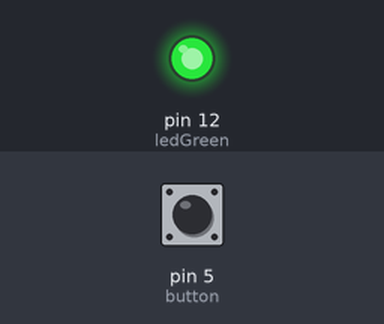
A sketch run on a simulated Arduino Uno, built with avr-gcc and run on an emulated ATmega328P. Parts: output pins drawn as LEDs (lit = HIGH). Inputs (shaded band) come from the test bench; at power-on: pin 5 (button) HIGH.

Above: at 1.2 s.
1.3 s: pin 5 (button) pulled LOW for 0.15 s
At 1.4 s:
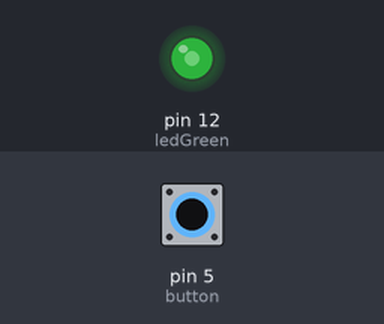
3.0 s: pin 5 (button) pulled LOW for 1 s
At 4.5 s:
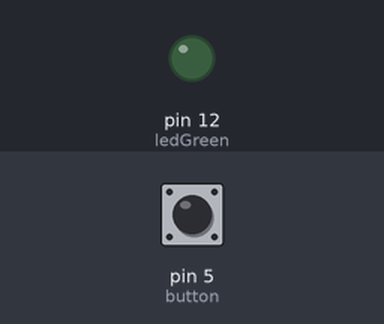
5.5 s: pin 5 (button) pulled LOW for 3.2 s
At 6.8 s:
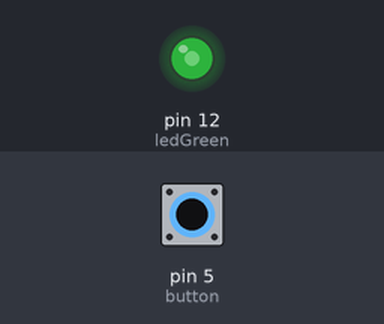
Timing chart, 0 to 10.2 s (numbered marks = the images above; inputs shaded):
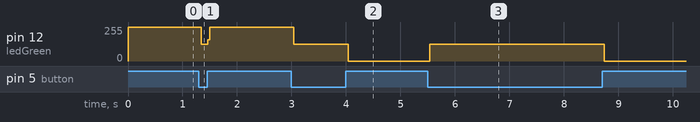

Measured:
- after the input at 1.3 s, pin 12 (ledGreen): 255/255 → 126/255 at once, → 255/255 0.12 s later
- after the input at 3.0 s, pin 12 (ledGreen): 255/255 → 126/255 at once, → 0/255 1.0 s later
- after the input at 5.5 s, pin 12 (ledGreen): 0/255 → 126/255 at once, → 0/255 3.2 s later

The sketch:

Globaali_Muuttuja.ino
```cpp
#define ledGreen 12
#define button 5

#define BUTTONPRESSED LOW
#define LON LOW
#define LOFF HIGH

int ledGreenState = LOFF;
int buttonOldState;

void setup() {

pinMode (ledGreen, OUTPUT);
digitalWrite (ledGreen, ledGreenState);
pinMode (button, INPUT_PULLUP);
buttonOldState = digitalRead (button);
Serial.begin (9600);

}

void loop() {

int buttonNewState = digitalRead (button);
if (buttonNewState != buttonOldState){
  if (buttonNewState == BUTTONPRESSED){
    if (ledGreenState == LOFF) {
      ledGreenState = LON;
      }else{
        ledGreenState = LOFF;

     }
      digitalWrite (ledGreen, ledGreenState);
  }


     }
  }
```
